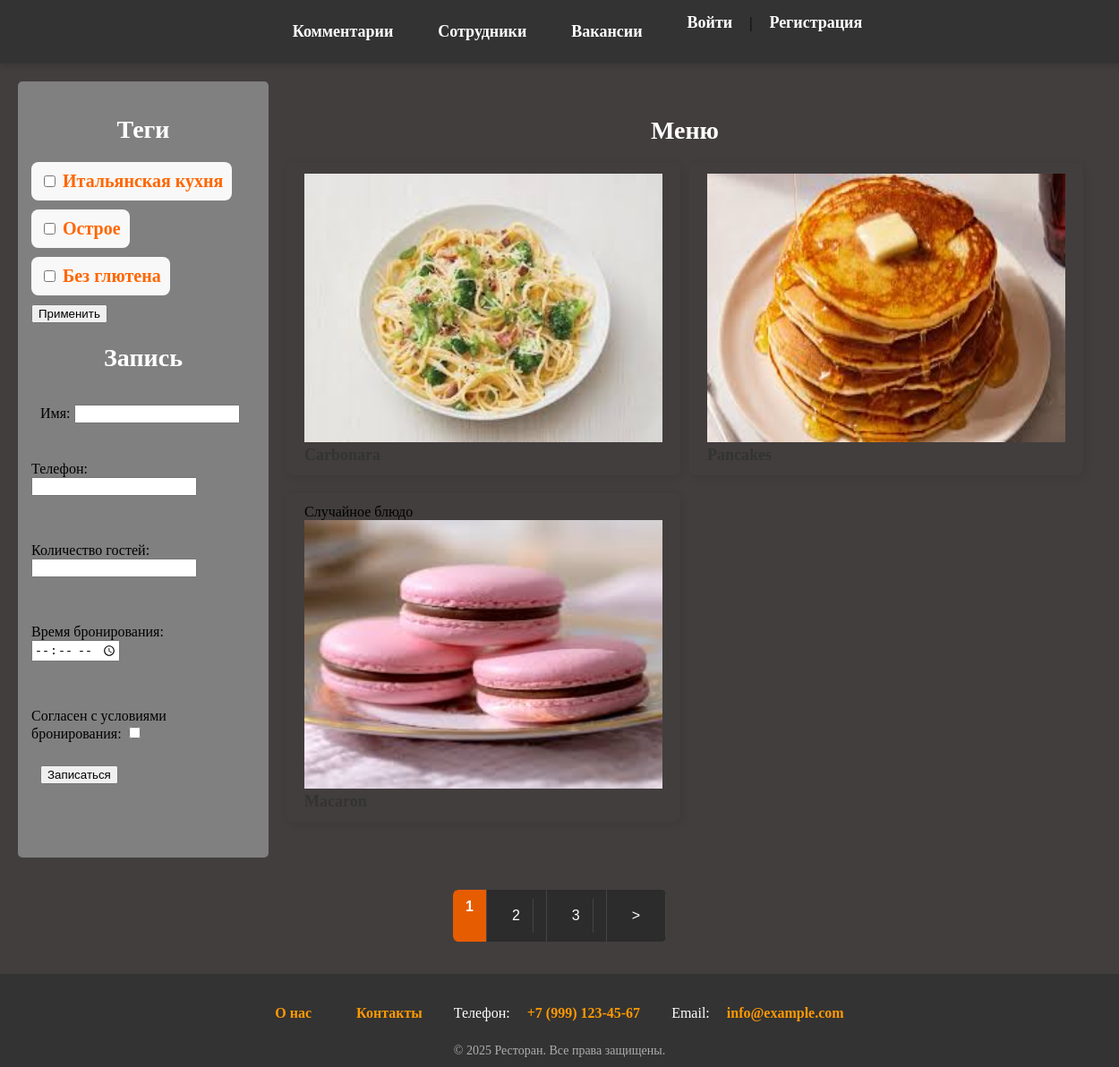
The page / on the database its author committed.
### menu/models.py (models this page shows, shortened)
class Tag(models.Model):
    name = models.CharField(max_length=40, unique=True)
    class Meta:
        verbose_name = "Тег"
        verbose_name_plural = "Теги"

class Dish(models.Model):
    name = models.CharField(max_length=40, unique=True, verbose_name='Название')
    category = models.ForeignKey(Category, on_delete=models.CASCADE, related_name='dishes', null=True, verbose_name='Категория')
    price = models.DecimalField(max_digits=7, decimal_places=2, verbose_name='Цена')
    photo = models.ImageField(upload_to='menu/', blank=True, null=True, verbose_name='Фото')
    tags = models.ManyToManyField(Tag, related_name="dishes", blank=True)
    class Meta:
        verbose_name = "Блюдо"
        verbose_name_plural = "Блюда"

### menu/views.py (the view, shortened to what this page needs)
# urls.py: path('', views.MenuListView.as_view(), name='menu'),
class MenuListView(DataMixin, FormMixin, ListView):
    model = Dish
    template_name = 'menu.html'
    context_object_name = 'dishes'
    form_class = ReservationForm
    success_url = reverse_lazy('menu')  # имя маршрута
    def get_queryset(self):
        queryset = super().get_queryset()
        selected_tags = self.request.GET.getlist('tags')
        if selected_tags:
            queryset = queryset.filter(tags__name__in=selected_tags).distinct()
        return queryset
    def get_context_data(self, **kwargs):
        context = super().get_context_data(**kwargs)
        return self.get_mixin_context(context, tags=Tag.objects.all())

### menu/converters.py (called while the page is built)
    def to_url(self, value):
        return value

### menu/templatetags/my_tags.py (called while the page is built)
@register.simple_tag
def random_dish():
    return random.choice(Dish.objects.all())

### utils.py (called while the page is built)
    def get_mixin_context(self, context, **kwargs):
        if self.title_page:
            context['title'] = self.title_page
        context['menu'] = menu
        context.setdefault('cat_selected', None)
        context.update(kwargs)
        return context

### menu/templates/menu.html (shortened to what this page needs)
{% extends "base.html" %}
{% load my_tags %}
{% load static %}
{% block content %}
    <div class="container">
        <aside class="sidebar">
            <h2 class="comments-header">Теги</h2>
            <form method="get" action="">
                {% for tag in tags %}
                    <label class="dish_detail_category">
                        <input type="checkbox" name="tags" value="{{ tag.name }}"
                            {% if tag.name in selected_tags %}checked{% endif %}>
                        {{ tag.name }}
                    </label><br>
                {% endfor %}
                <button type="submit">Применить</button>
            </form>
            <h2 class="comments-header">Запись</h2>
            <form method="post" action="">
                {% for field in form %}
                    <p>
                        <label class="form-label" for="{{ field.id_for_label }}">{{ field.label }}:</label>
                        {{ field }}
                    </p>
                {% endfor %}
                <button type="submit">Записаться</button>
            </form>
        </aside>
        <main class="content">
            <h1 class="comments-header">Меню</h1>
            <ul class="menu">
                {% for dish in dishes %}
                    <li class="dish">
                        <img width="400px" height="300px" src="{% static dish.photo %}" alt="Фото блюда"><br>
                        <a href="{% url 'dish_detail' dish.name %}">{{ dish.name|capfirst }}</a>
                    </li>
                {% endfor %}
            </ul>
            {% random_dish as rd %}
            <ul class="menu">
                <li class="dish">
                    Случайное блюдо<br>
                    <img width="400px" height="300px" src="{% static rd.photo %}" alt="Фото блюда"><br>
                    <a href="{% url 'dish_detail' rd.name %}">{{ rd.name|capfirst }}</a>
                </li>
            </ul>
        </main>
    </div>
{% endblock %}
{%block navigation%}
{% if is_paginated %}
<nav class="list-pages">
  <ul>
    {% for p in paginator.page_range %}
      {% if p == page_obj.number %}
        <li class="page-num page-num-selected">{{ p }}</li>
      {% elif p >= page_obj.number|add:"-2" and p <= page_obj.number|add:"2" %}
        <li class="page-num">
          <a href="?{% if request.GET.tags %}{% for tag in request.GET.tags %}tags={{ tag }}&{% endfor %}{% endif %}page={{ p }}">{{ p }}</a>
        </li>
      {% endif %}
    {% endfor %}
    {% if page_obj.has_next %}
      <li class="page-num">
        <a href="?{% if request.GET.tags %}{% for tag in request.GET.tags %}tags={{ tag }}&{% endfor %}{% endif %}page={{ page_obj.next_page_number }}">&gt;</a>
      </li>
    {% endif %}
  </ul>
</nav>
{% endif %}
{% endblock %}

### static/styles/style.css (style rules this page uses)
html, body { height: 100%; margin: 0; }
body { background: #423e3e; display: flex; flex-direction: column; min-height: 100%; }
main { flex-grow: 1; padding: 20px; }
.menu { list-style: none; padding: 0; margin: 20px 0; display: flex; flex-wrap: wrap; gap: 10px; }
.dish { background: #82818000; padding: 12px 20px; border-radius: 8px; transition: 0.3s ease-in-out; box-shadow: 2px 2px 10px rgba(0, 0, 0, 0.1); }
.dish a { text-decoration: none; color: #333; font-size: 18px; font-weight: bold; transition: 0.3s; }
.dish_detail_category { font-size: 20px; font-weight: bold; color: #ff6600; text-align: center; background: #f8f8f8; padding: 10px; border-radius: 8px; display: inline-block; }
.comments-header { font-size: 28px; color: white; text-align: center; margin-bottom: 20px; }

### templates/base.html (style rules this page uses)
.container { display: flex; }
.content { flex: 1; padding-right: 20px; }
.sidebar { width: 250px; background: gray; padding: 15px; border-radius: 5px; }
.sidebar form { display: flex; flex-wrap: wrap; gap: 10px; align-items: center; }
nav.list-pages { display: flex; justify-content: center; margin-top: 20px; font-family: Arial, sans-serif; }
nav.list-pages ul { list-style: none; display: flex; padding: 0; background-color: #1e1e1e; border-radius: 6px; overflow: hidden; }
nav.list-pages li { margin: 0; }
nav.list-pages a, nav.list-pages .page-num { display: block; padding: 10px 14px; text-decoration: none; color: #fff; background-color: #2c2c2c; border-right: 1px solid #444; transition: background-color 0.3s, color 0.3s; }
nav.list-pages li:last-child a { border-right: none; }
nav.list-pages .page-num-selected { background-color: #e65c00; color: #fff; font-weight: bold; }
.list-pages { background-color: #423e3e; }

### rows shown on the page
Tag: name "Итальянская кухня"
Tag: name "Острое"
Tag: name "Без глютена"
Dish: photo (picture)
Dish: photo (picture)
Dish: photo (picture)

### other values the page prints
{{ field.label }} "Имя" "Телефон" "Количество гостей" "Время бронирования" "Согласен с условиями бронирования"
{{ p }} "1"
{{ p }} "2" "3"
